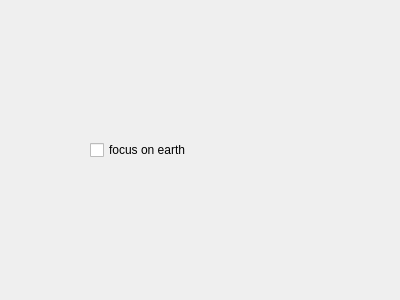
<?xml version="1.0" encoding="UTF-8"?>
<ui version="4.0">
 <class>focus</class>
 <widget class="QWidget" name="focus">
  <property name="geometry">
   <rect>
    <x>0</x>
    <y>0</y>
    <width>400</width>
    <height>300</height>
   </rect>
  </property>
  <property name="windowTitle">
   <string>focus</string>
  </property>
  <widget class="QWidget" name="horizontalLayoutWidget">
   <property name="geometry">
    <rect>
     <x>90</x>
     <y>110</y>
     <width>160</width>
     <height>80</height>
    </rect>
   </property>
   <layout class="QHBoxLayout" name="horizontalLayout">
    <item>
     <widget class="QCheckBox" name="checkBox">
      <property name="text">
       <string>focus on earth</string>
      </property>
      <property name="checked">
       <bool>false</bool>
      </property>
     </widget>
    </item>
   </layout>
  </widget>
 </widget>
 <resources/>
 <connections/>
</ui>
